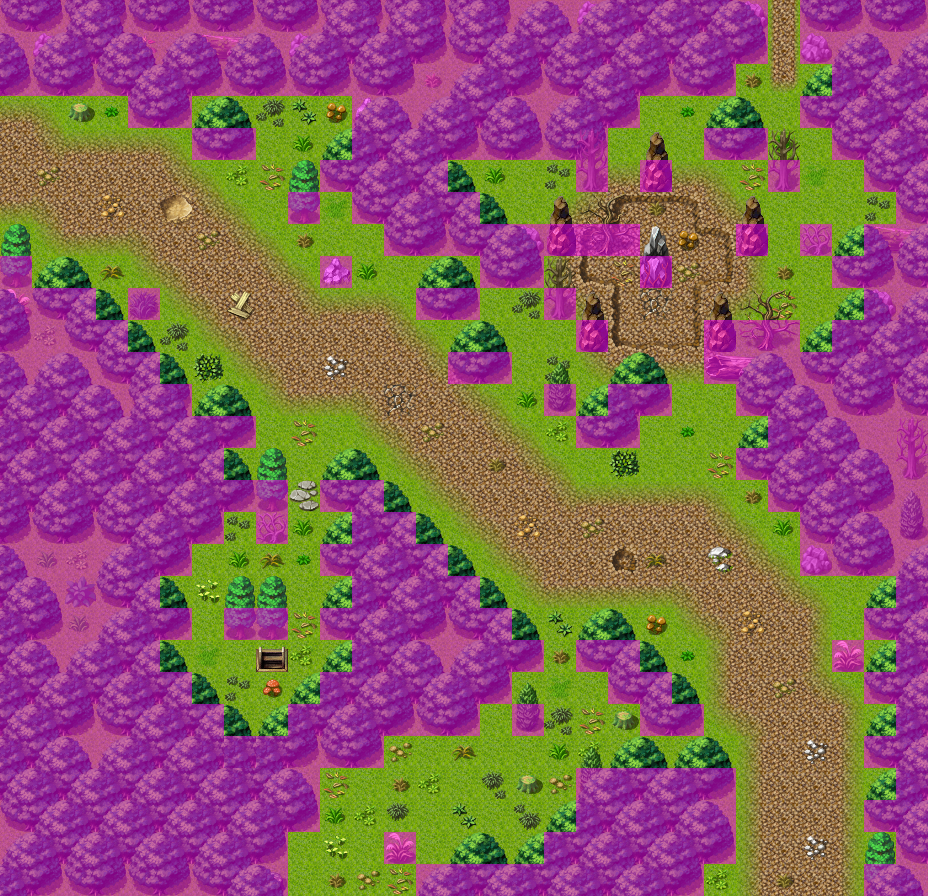

A level layout from a 2D game, rendered from its tile map. Below: a short description, then the map file with tile-grid data replaced by summaries:
An orthogonal 29x28 tile map with 32x32 px tiles, 6 tile layers (Ground, Objects, Objects_after, Above, ...), 19 tilesets and 17 objects (6x replace, 5x mapchange, 5x spawn, sign).

<map version="1.0" orientation="orthogonal" width="29" height="28" tilewidth="32" tileheight="32">
    <properties>
        <property name="outdoors" value="1" />
    </properties>
    <tileset firstgid="1" name="map_6" tilewidth="32" tileheight="32">
        <image source="../drawable/map_6.png" width="256" height="256" />
    </tileset>
    <tileset firstgid="65" name="map_0" tilewidth="32" tileheight="32">
        <image source="../drawable/map_0.png" width="256" height="256" />
    </tileset>
    <tileset firstgid="129" name="map_36" tilewidth="32" tileheight="32">
        <image source="../drawable/map_36.png" width="256" height="256" />
    </tileset>
    <tileset firstgid="193" name="map_19" tilewidth="32" tileheight="32">
        <image source="../drawable/map_19.png" width="256" height="256" />
    </tileset>
    <tileset firstgid="257" name="map_18" tilewidth="32" tileheight="32">
        <image source="../drawable/map_18.png" width="256" height="256" />
    </tileset>
    <tileset firstgid="321" name="map_16" tilewidth="32" tileheight="32">
        <image source="../drawable/map_16.png" width="256" height="256" />
    </tileset>
    <tileset firstgid="385" name="map_17" tilewidth="32" tileheight="32">
        <image source="../drawable/map_17.png" width="256" height="256" />
    </tileset>
    <tileset firstgid="449" name="map_1" tilewidth="32" tileheight="32">
        <image source="../drawable/map_1.png" width="256" height="256" />
    </tileset>
    <tileset firstgid="513" name="map_4" tilewidth="32" tileheight="32">
        <image source="../drawable/map_4.png" width="256" height="256" />
    </tileset>
    <tileset firstgid="577" name="map_5" tilewidth="32" tileheight="32">
        <image source="../drawable/map_5.png" width="256" height="256" />
    </tileset>
    <tileset firstgid="641" name="map_35" tilewidth="32" tileheight="32">
        <image source="../drawable/map_35.png" width="256" height="256" />
    </tileset>
    <tileset firstgid="705" name="map_26" tilewidth="32" tileheight="32">
        <image source="../drawable/map_26.png" width="256" height="256" />
    </tileset>
    <tileset firstgid="769" name="map_2" tilewidth="32" tileheight="32">
        <image source="../drawable/map_2.png" width="256" height="256" />
    </tileset>
    <tileset firstgid="833" name="map_25" tilewidth="32" tileheight="32">
        <image source="../drawable/map_25.png" width="256" height="256" />
    </tileset>
    <tileset firstgid="897" name="map_10" tilewidth="32" tileheight="32">
        <image source="../drawable/map_10.png" width="256" height="256" />
    </tileset>
    <tileset firstgid="961" name="map_3" tilewidth="32" tileheight="32">
        <image source="../drawable/map_3.png" width="256" height="256" />
    </tileset>
    <tileset firstgid="1025" name="map_27" tilewidth="32" tileheight="32">
        <image source="../drawable/map_27.png" width="256" height="256" />
    </tileset>
    <tileset firstgid="1089" name="map_7" tilewidth="32" tileheight="32">
        <image source="../drawable/map_7.png" width="256" height="256" />
    </tileset>
    <tileset firstgid="1153" name="map_20" tilewidth="32" tileheight="32">
        <image source="../drawable/map_20.png" width="256" height="256" />
    </tileset>
    <layer name="Ground" width="29" height="28">
        <data>[812 cells, 812 non-empty, 16 distinct tile ids]</data>
    </layer>
    <layer name="Objects" width="29" height="28">
        <data>[812 cells, 616 non-empty, 64 distinct tile ids]</data>
    </layer>
    <layer name="Objects_after" width="29" height="28">
        <data>[812 cells, 1 non-empty, 1 distinct tile ids]</data>
    </layer>
    <layer name="Above" width="29" height="28">
        <data>[812 cells, 140 non-empty, 16 distinct tile ids]</data>
    </layer>
    <layer name="Above_after" width="29" height="28">
        <data>[812 cells, 6 non-empty, 2 distinct tile ids]</data>
    </layer>
    <layer name="Walkable" width="29" height="28">
        <data>[812 cells, 426 non-empty, 1 distinct tile ids]</data>
    </layer>
    <objectgroup name="Mapevents">
        <object name="west" type="mapchange" x="0" y="96" width="32" height="160">
            <properties>
                <property name="map" value="roadbeforecrossroads" />
                <property name="place" value="east" />
            </properties>
        </object>
        <object name="south2" type="mapchange" x="704" y="864" width="160" height="32">
            <properties>
                <property name="map" value="roadbeforecrossroads2" />
                <property name="place" value="north2" />
            </properties>
        </object>
        <object name="south1" type="mapchange" x="288" y="864" width="128" height="32">
            <properties>
                <property name="map" value="roadbeforecrossroads2" />
                <property name="place" value="north1" />
            </properties>
        </object>
        <object name="down south" type="mapchange" x="256" y="640" width="32" height="32">
            <properties>
                <property name="map" value="roadcave0" />
                <property name="place" value="up north" />
            </properties>
        </object>
        <object name="north" type="mapchange" x="768" y="0" width="32" height="32">
            <properties>
                <property name="map" value="lodar0" />
                <property name="place" value="south" />
            </properties>
        </object>
        <object name="sign_roadbeforecrossroads1" type="sign" x="608" y="192" width="96" height="160" />
    </objectgroup>
    <objectgroup name="Spawn">
        <object name="fox2" type="spawn" x="192" y="96" width="160" height="64">
            <properties>
                <property name="spawngroup" value="fox2" />
            </properties>
        </object>
        <object name="jelly1" type="spawn" x="160" y="448" width="192" height="288">
            <properties>
                <property name="quantity" value="3" />
                <property name="spawngroup" value="jelly1" />
            </properties>
        </object>
        <object name="forestserpent1" type="spawn" x="512" y="608" width="160" height="128">
            <properties>
                <property name="quantity" value="2" />
                <property name="spawngroup" value="forestserpent1" />
            </properties>
        </object>
        <object name="forestfly1" type="spawn" x="768" y="128" width="128" height="192">
            <properties>
                <property name="spawngroup" value="forestfly1" />
            </properties>
        </object>
        <object name="forestwolf2" type="spawn" x="640" y="384" width="128" height="96">
            <properties>
                <property name="spawngroup" value="forestwolf2" />
            </properties>
        </object>
    </objectgroup>
    <objectgroup name="Keys" />
    <objectgroup name="Replace">
        <object name="lodar2:50" type="replace" x="736" y="192" width="32" height="64">
            <properties>
                <property name="Above" value="Above_after" />
            </properties>
        </object>
        <object name="lodar2:50" type="replace" x="640" y="128" width="32" height="64">
            <properties>
                <property name="Above" value="Above_after" />
            </properties>
        </object>
        <object name="lodar2:50" type="replace" x="544" y="192" width="32" height="64">
            <properties>
                <property name="Above" value="Above_after" />
            </properties>
        </object>
        <object name="lodar2:50" type="replace" x="576" y="288" width="32" height="64">
            <properties>
                <property name="Above" value="Above_after" />
            </properties>
        </object>
        </objectgroup>
</map>
<!-- 2 of 17 objects omitted -->
